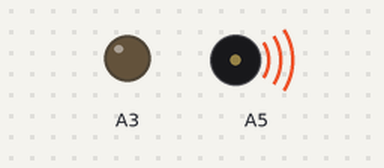
A sketch run on a simulated Arduino Uno, built with avr-gcc and run on an emulated ATmega328P. Parts: output pins drawn as LEDs (lit = HIGH), buzzer (waves = sounding). Pins used as bus, display or sensor lines are not drawn.

Above: at 1.0 s.
At 5.0 s:
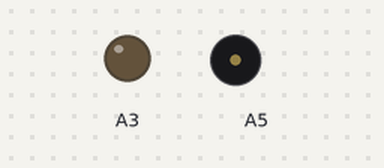
At 9.5 s:
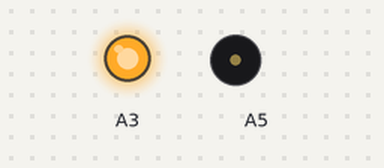
At 14.0 s:
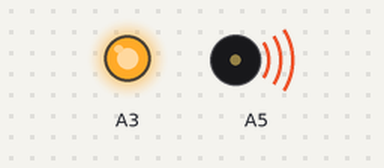
Timing chart, 0 to 20.8 s (numbered marks = the images above):
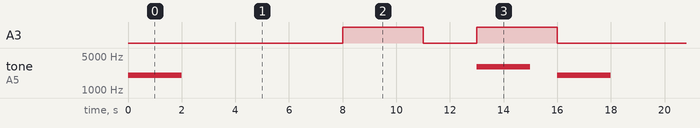

The sketch:

LED_bzucak_test.ino
```cpp
void setup() {
  // put your setup code here, to run once:
pinMode(A0, OUTPUT);
pinMode(A5, OUTPUT);
pinMode(A3, OUTPUT);
//pinMode(6, OUTPUT);
//pinMode(7, OUTPUT);


}

void loop() {
  // put your main code here, to run repeatedly:
  tone(A0, 2000, 2000);
  tone(A5, 2000, 2000);
analogWrite(A0, 1023);
delay(1000);
analogWrite(A0, 0);
analogWrite(A5, 1023);
delay(1000);
analogWrite(A5, 0);
delay(2000);
analogWrite(A0, 500);
delay(1000);
analogWrite(A0, 0);
analogWrite(A5, 500);
delay(1000);
analogWrite(A5, 0);
delay(2000);

analogWrite(A3, 500);
//tone(A0, 2000, 2000);
delay(3000);
analogWrite(A3, 0);
delay(2000);
analogWrite(A3, 500);
tone(A5, 3000, 2000);
delay(3000);
analogWrite(A3, 0);

/*,
digitalWrite(5, LOW);
digitalWrite(4, LOW);
digitalWrite(3, LOW);
delay(2000);
digitalWrite(7, LOW);
digitalWrite(6, LOW);
digitalWrite(5, LOW);
digitalWrite(4, LOW);
digitalWrite(3, LOW);
delay(100);
digitalWrite(7, HIGH);
digitalWrite(6, HIGH);
digitalWrite(5, LOW);
digitalWrite(4, LOW);
digitalWrite(3, LOW);
delay(2000);
digitalWrite(7, LOW);
digitalWrite(6, LOW);
digitalWrite(5, LOW);
digitalWrite(4, LOW);
digitalWrite(3, LOW);
delay(100);
digitalWrite(7, HIGH);
digitalWrite(6, HIGH);
digitalWrite(5, HIGH);
digitalWrite(4, LOW);
digitalWrite(3, LOW);
delay(2000);
digitalWrite(7, LOW);
digitalWrite(6, LOW);
digitalWrite(5, LOW);
digitalWrite(4, LOW);
digitalWrite(3, LOW);
delay(100);
digitalWrite(7, HIGH);
digitalWrite(6, HIGH);
digitalWrite(5, HIGH);
digitalWrite(4, HIGH);
digitalWrite(3, LOW);
delay(2000);
digitalWrite(7, LOW);
digitalWrite(6, LOW);
digitalWrite(5, LOW);
digitalWrite(4, LOW);
digitalWrite(3, LOW);
delay(100);
digitalWrite(7, HIGH);
digitalWrite(6, HIGH);
digitalWrite(5, HIGH);
digitalWrite(4, HIGH);
digitalWrite(3, HIGH);
delay(2000);
digitalWrite(7, LOW);
digitalWrite(6, LOW);
digitalWrite(5, LOW);
digitalWrite(4, LOW);
digitalWrite(3, LOW);
delay(100);

digitalWrite(6, HIGH);
digitalWrite(5, LOW);
delay(1000);

digitalWrite(6, LOW);
digitalWrite(5, HIGH);
delay(1000);

digitalWrite(6, LOW);
digitalWrite(5, LOW);
delay(1000);
*/
}
```

Measured:
- by itself, A3: repeats every 16.0 s: LOW 2.0 s, HIGH 3.0 s, LOW 8.0 s, HIGH 3.0 s
- by itself, tone on A5: repeats every 16.0 s: silent 11.0 s, 3000 Hz 2.0 s, silent 1.0 s, 2000 Hz 2.0 s
